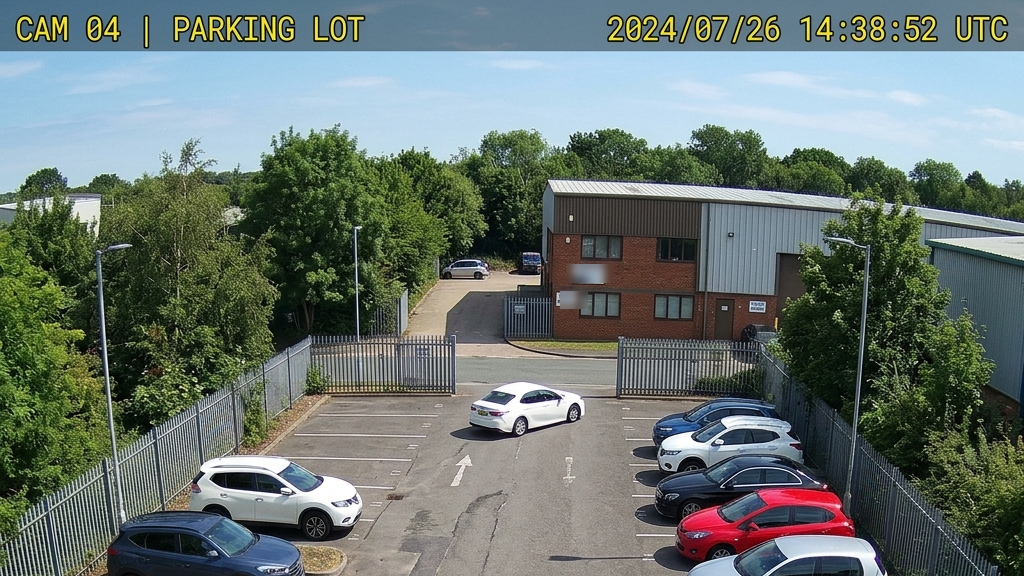
#> input picture images/raw_camera_frame_1782398850802.png, 1024 x 576 px
$ python preprocess.py
#> lines starting #> are read from the running program, lines starting #| are printed output that depends on the picture
"""Week 6: images as arrays.

Loads the raw camera frame, inspects its shape, converts to grayscale, crops the
white sedan as a region of interest, resizes to a standard model input, and
normalizes to 0..1. Running this regenerates images/cropped_car_*.png.

Usage:  python preprocess.py
"""
import os
import cv2
import numpy as np

IMG_DIR = os.path.join(os.path.dirname(__file__), "..", "images")
RAW = os.path.join(IMG_DIR, "raw_camera_frame_1782398850802.png")
CROP_OUT = os.path.join(IMG_DIR, "cropped_car_1782398863840.png")


def main():
    image_matrix = cv2.imread(RAW)
#> image_matrix is the input picture: shape (576, 1024, 3); mean B, G, R 113.1, 117.9, 106.2
    height, width, channels = image_matrix.shape
#> height = 576; width = 1024; channels = 3
    print("Original Shape:", image_matrix.shape)
#| Original Shape: (576, 1024, 3)

    gray_matrix = cv2.cvtColor(image_matrix, cv2.COLOR_BGR2GRAY)
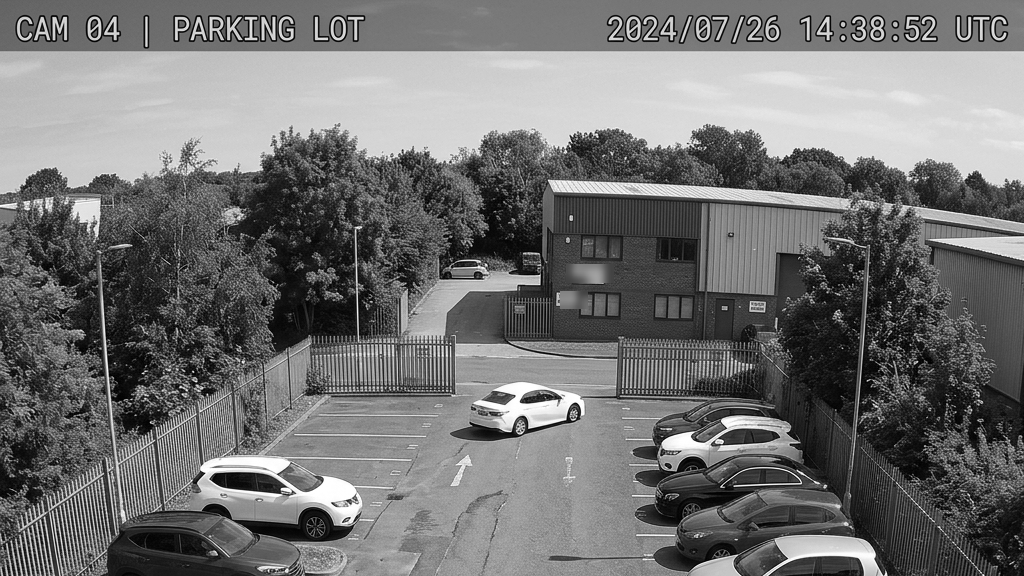
#> gray_matrix: shape (576, 1024); min 0, max 255, mean 113.8
    print("Grayscale Shape:", gray_matrix.shape)
#| Grayscale Shape: (576, 1024)

    # crop the original colour image around the white sedan
    roi_cropped = image_matrix[360:520, 400:640]
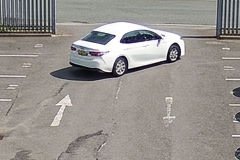
#> roi_cropped: shape (160, 240, 3); mean B, G, R 142, 146.2, 150.4
    print("Cropped Shape:", roi_cropped.shape)
#| Cropped Shape: (160, 240, 3)

    resized_roi = cv2.resize(roi_cropped, (224, 224))
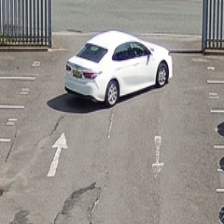
#> resized_roi: shape (224, 224, 3); mean B, G, R 141.8, 146, 150.2
    print("Resized Shape:", resized_roi.shape)
#| Resized Shape: (224, 224, 3)

    normalized_tensor = resized_roi.astype(np.float32) / 255.0
    print("Normalized Pixel (0,0):", np.round(normalized_tensor[0, 0], 2))
#| Normalized Pixel (0,0): [0.41 0.39 0.38]

    cv2.imwrite(CROP_OUT, roi_cropped)


if __name__ == "__main__":
    main()
